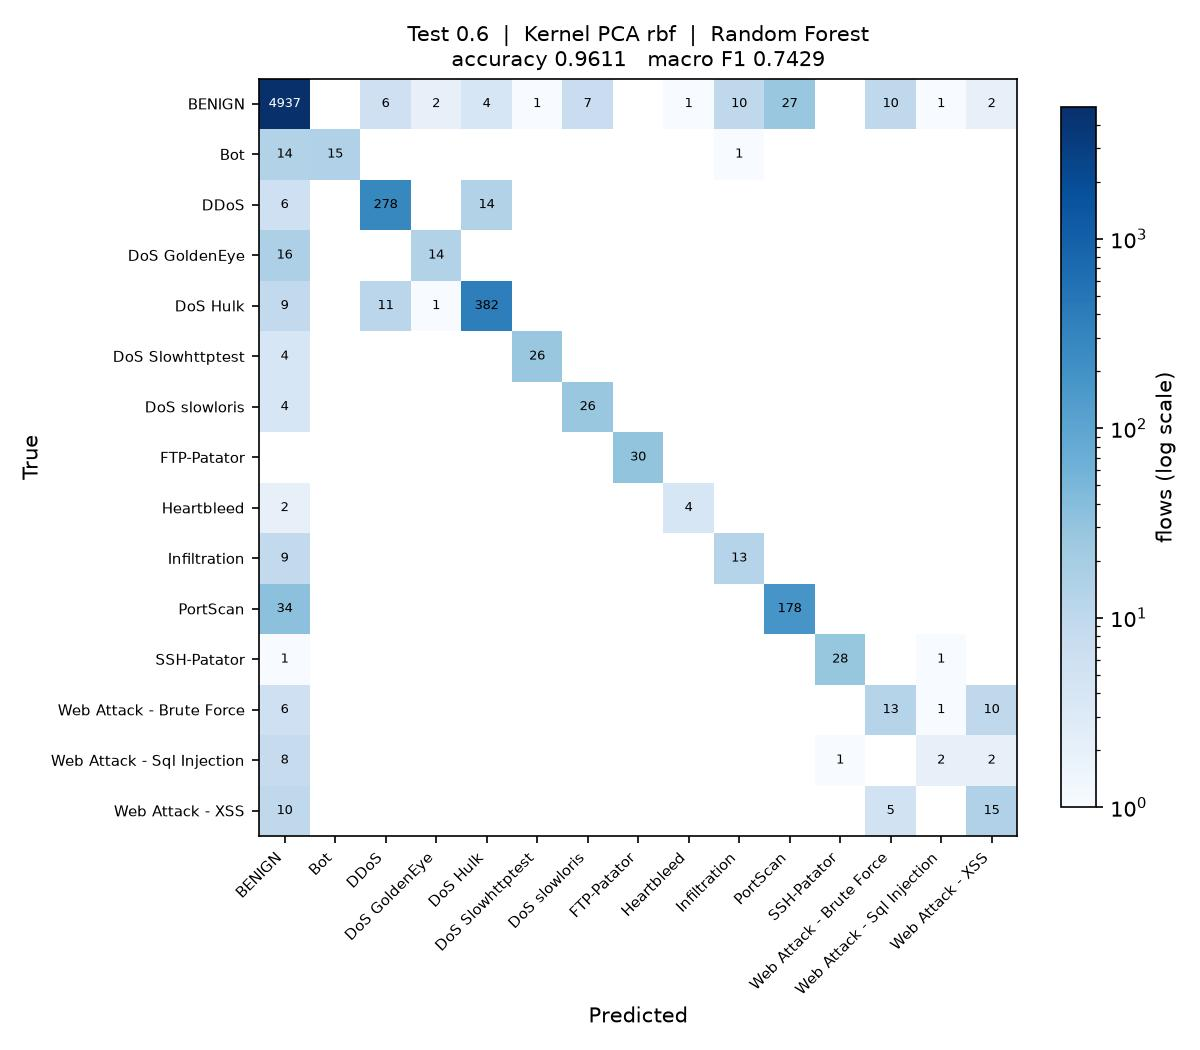

Here is the Python script that generated this plot:
"""
Test_0.6_DR_RBF_RF

Test size 0.6  |  Kernel PCA (rbf)  |  Random Forest  (reference sheet #7)

Run on its own:

    python Test_0.6_DR_RBF_RF.py

Writes Test_0.6_DR_RBF_RF.jpg (confusion matrix) and appends one row to
results/75_runs.csv.
"""

import os
import sys
import time
import warnings
from pathlib import Path

import matplotlib
matplotlib.use("Agg")
import matplotlib.pyplot as plt
import numpy as np
import pandas as pd
from sklearn.decomposition import KernelPCA
from sklearn.impute import SimpleImputer
from sklearn.metrics import (accuracy_score, confusion_matrix, f1_score,
                             precision_score, recall_score)
from sklearn.model_selection import train_test_split
from sklearn.preprocessing import LabelEncoder, StandardScaler
from sklearn.ensemble import RandomForestClassifier

sys.path.insert(0, str(Path(__file__).resolve().parent.parent))
from common import load_sample                      # noqa: E402

warnings.filterwarnings("ignore")

# ----- this run -------------------------------------------------------------
TEST_SIZE = 0.6
KERNEL = "rbf"
CLASSIFIER = "RF"
N_COMPONENTS = 15
# ----------------------------------------------------------------------------

SEED = 0
N_JOBS = max(1, (os.cpu_count() or 2) // 2)
STEM = "Test_0.6_DR_RBF_RF"
HERE = Path(__file__).resolve().parent
RESULTS = HERE.parent / "results"


def main():
    t0 = time.time()
    df = load_sample(10000, 50, SEED)
    y = LabelEncoder().fit_transform(df["Label"])
    X = df.drop(columns=["Label", "Day"])
    classes = sorted(df["Label"].unique())
    print(f"{len(df):,} flows, {X.shape[1]} features, {len(classes)} classes")

    X_train, X_test, y_train, y_test = train_test_split(
        X, y, test_size=TEST_SIZE, random_state=SEED, stratify=y)

    # mean imputation and scaling, fitted on the training split only
    imputer = SimpleImputer(strategy="mean").fit(X_train)
    scaler = StandardScaler().fit(imputer.transform(X_train))
    X_train = scaler.transform(imputer.transform(X_train))
    X_test = scaler.transform(imputer.transform(X_test))

    # dimensionality reduction: Kernel PCA, fitted on the training split only.
    # arpack keeps the largest positive eigenvalues; the randomized solver ranks
    # them by magnitude and fails on the sigmoid kernel, which is not PSD.
    kpca = KernelPCA(n_components=N_COMPONENTS, kernel=KERNEL,
                     eigen_solver="arpack", random_state=SEED, n_jobs=N_JOBS)
    X_train = kpca.fit_transform(X_train)
    X_test = kpca.transform(X_test)
    print(f"Kernel PCA ({KERNEL}): {X_train.shape[1]} components")

    classifier = RandomForestClassifier(n_estimators=200, criterion="entropy",
                                    n_jobs=N_JOBS, random_state=SEED)
    classifier.fit(X_train, y_train)
    y_pred = classifier.predict(X_test)

    acc = accuracy_score(y_test, y_pred)
    pre = precision_score(y_test, y_pred, average="macro", zero_division=0)
    rec = recall_score(y_test, y_pred, average="macro", zero_division=0)
    f1 = f1_score(y_test, y_pred, average="macro", zero_division=0)
    pre_w = precision_score(y_test, y_pred, average="weighted", zero_division=0)
    rec_w = recall_score(y_test, y_pred, average="weighted", zero_division=0)
    f1_w = f1_score(y_test, y_pred, average="weighted", zero_division=0)

    print(f"Accuracy  : {acc:.4f}")
    print(f"Precision : {pre:.4f}")
    print(f"Recall    : {rec:.4f}")
    print(f"F1 Score  : {f1:.4f}")

    # confusion matrix image, named to match this script
    cm = confusion_matrix(y_test, y_pred, labels=range(len(classes)))
    fig, ax = plt.subplots(figsize=(8, 7))
    im = ax.imshow(cm, cmap="Blues", norm=matplotlib.colors.LogNorm(vmin=1))
    ax.set_xticks(range(len(classes)), classes, rotation=45, ha="right", fontsize=7)
    ax.set_yticks(range(len(classes)), classes, fontsize=7)
    ax.set_xlabel("Predicted")
    ax.set_ylabel("True")
    ax.set_title(f"Test {TEST_SIZE}  |  Kernel PCA {KERNEL}  |  Random Forest\n"
                 f"accuracy {acc:.4f}   macro F1 {f1:.4f}", fontsize=10)
    for i in range(len(classes)):
        for j in range(len(classes)):
            if cm[i, j]:
                ax.text(j, i, cm[i, j], ha="center", va="center", fontsize=6,
                        color="white" if cm[i, j] > cm.max() / 3 else "black")
    fig.colorbar(im, ax=ax, fraction=0.04, label="flows (log scale)")
    fig.tight_layout()
    fig.savefig(HERE / f"{STEM}.jpg", dpi=150)
    plt.close(fig)

    # one row appended to the shared results table
    RESULTS.mkdir(exist_ok=True)
    row = {"Test": TEST_SIZE, "DR": "RBF", "Clas": CLASSIFIER,
           "Acc": round(acc, 4), "Pre": round(pre, 4), "Rec": round(rec, 4),
           "F1": round(f1, 4),
           "Pre_weighted": round(pre_w, 4), "Rec_weighted": round(rec_w, 4),
           "F1_weighted": round(f1_w, 4),
           "n_components": N_COMPONENTS, "seconds": round(time.time() - t0, 1),
           "script": STEM}
    out = RESULTS / "75_runs.csv"
    old = pd.read_csv(out).to_dict("records") if out.exists() else []
    old = [r for r in old if r.get("script") != STEM]
    pd.DataFrame(old + [row]).to_csv(out, index=False)
    print(f"saved {STEM}.jpg and appended to results/75_runs.csv "
          f"({time.time() - t0:.0f}s)")


if __name__ == "__main__":
    main()
